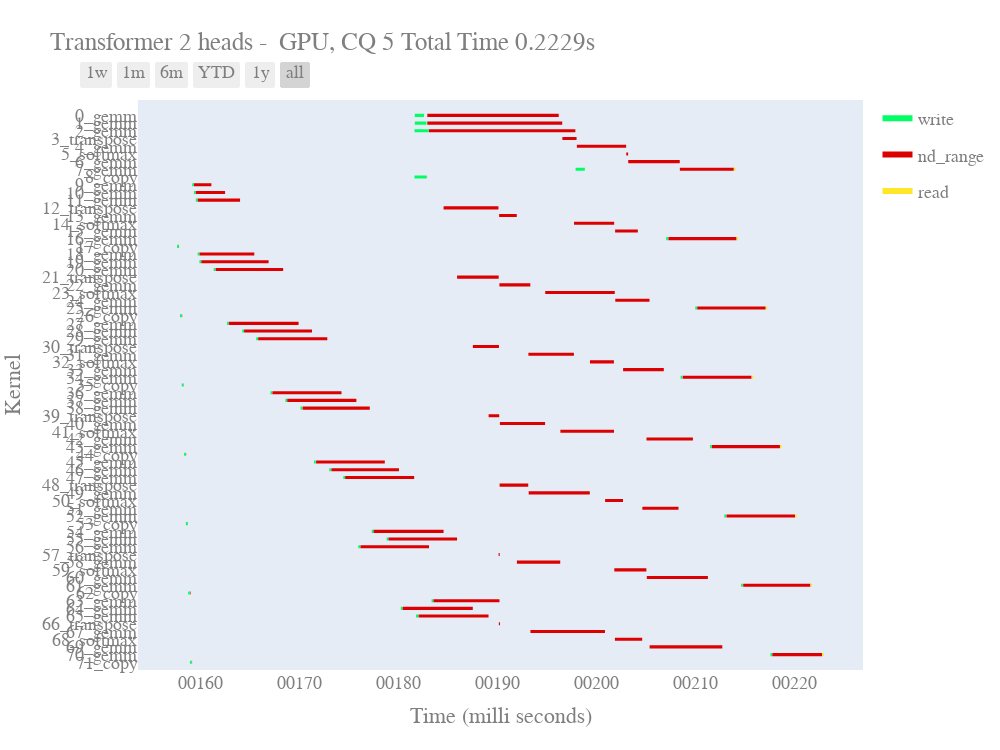

This figure's notebook cell:
### Code cell
df = []
kernels = {}




for kernel,events in relative_timestamps.items():
    dev = events["device"]
    Task = "{}-{}".format(kernel,dev)
    ##events -> write,read,nd_range
    ##event  -> device_queued,device_start,device-end
#         for interval in intervals:
#             Resource=event
#             Start = now + timedelta(seconds=interval[0])
#             Finish = now + timedelta(seconds=interval[1])
#             df.append(dict(Task=Task,Start=Start,Finish=Finish,Resource=Resource))

    
    if events["write"]["device_start"] > 0:
        #write_overhead_start = to_time_delta(events["write"]["host_queued"])
        write_event_start = write_overhead_end = to_time_delta(events["write"]["device_start"])
        write_event_end = to_time_delta(events["write"]["device_end"])
        #df.append(dict(Task=Task,Start=write_overhead_start,Finish=write_overhead_end,Resource='overhead'))
        df.append(dict(Task=Task,Start=write_event_start,Finish=write_event_end,Resource='write'))
    

    
    
    exec_event_start  = to_time_delta(events["nd_range"]["device_start"])
    exec_event_end = to_time_delta(events["nd_range"]["device_end"])
    df.append(dict(Task=Task,Start=exec_event_start,Finish=exec_event_end,Resource='nd_range'))
    
    
    if events["read"]["device_start"] > 0:
        read_event_start = to_time_delta(events["read"]["device_start"])
        read_overhead_start = read_event_end = to_time_delta(events["read"]["device_end"])
    #read_overhead_end = to_time_delta(events["read"]["host_end"])
        df.append(dict(Task=Task,Start=read_event_start,Finish=read_event_end,Resource='read'))
    #df.append(dict(Task=Task,Start=read_overhead_start,Finish=read_overhead_end,Resource='overhead'))
    

#print(df)
    
    
# df = [dict(Task="Job-1", Start='2017-01-01', Finish='2017-02-02', Resource='Complete'),
#       dict(Task="Job-1", Start='2017-02-15', Finish='2017-03-15', Resource='Incomplete'),
#       dict(Task="Job-2", Start='2017-01-17', Finish='2017-02-17', Resource='Not Started'),
#       dict(Task="Job-2", Start='2017-01-17', Finish='2017-02-17', Resource='Complete'),
#       dict(Task="Job-3", Start='2017-03-10', Finish='2017-03-20', Resource='Not Started'),
#       dict(Task="Job-3", Start='2017-04-01', Finish='2017-04-20', Resource='Not Started'),
#       dict(Task="Job-3", Start='2017-05-18', Finish='2017-06-18', Resource='Not Started'),
#       dict(Task="Job-4", Start='2017-01-14', Finish='2017-03-14', Resource='Complete')]

colors = {'nd_range': 'rgb(220, 0, 0)',
          'read': (1, 0.9, 0.16),
          'write': 'rgb(0, 255, 100)',
         'overhead': 'rgb(0, 0, 255)'}

df.sort(key = lambda x : int(re.findall('\d+',x['Task'])[0]))
modify_task_labels(df)
fig = ff.create_gantt(df, colors=colors, index_col='Resource', show_colorbar=True,
                      group_tasks=True,width=1000,height=750)

fig.layout['xaxis']['tickformat'] = '%S%L'
fig.layout['title'] = 'Transformer 2 heads -  GPU, CQ {0} Total Time {1:.4f}s'.format(num_queues,total_time)
fig.layout['xaxis_title'] = 'Time (milli seconds)'
fig.layout['yaxis_title'] = 'Kernel'
#fig.layout['xaxis_range']=[to_time_delta(0.017),to_time_delta(0.025)]
#fig.layout['xaxis_range']=[to_time_delta(0),to_time_delta(0.020)]
#fig.layout['xaxis_range'] = [0,6]
fig.layout['font'] = dict(
        family="Courier New, monospace",
        size=18,
        color="#7f7f7f")



fig.show()

### Figure 1 — Plotly figure (JSON) as saved in the notebook; plotly's stock layout.template omitted (floating-point values rounded to 4 significant figures; data arrays with more than 128 entries replaced by an {"elided": "..."} marker saying what was removed)
{"data": [{"fill": "toself", "fillcolor": "rgb(0, 255, 100)", "hoverinfo": "name", "legendgroup": "rgb(0, 255, 100)", "mode": "none", "name": "write", "type": "scatter", "x": {"elided": "199 str values"}, "y": {"elided": "199 float values"}}, {"fill": "toself", "fillcolor": "rgb(220, 0, 0)", "hoverinfo": "name", "legendgroup": "rgb(220, 0, 0)", "mode": "none", "name": "nd_range", "type": "scatter", "x": {"elided": "359 str values"}, "y": {"elided": "359 float values"}}, {"fill": "toself", "fillcolor": "rgb(255, 230, 41)", "hoverinfo": "name", "legendgroup": "rgb(255, 230, 41)", "mode": "none", "name": "read", "type": "scatter", "x": ["2020-03-17T00:00:00.213860", "2020-03-17T00:00:00.214036", "2020-03-17T00:00:00.214036", "2020-03-17T00:00:00.213860", "2020-03-17T00:00:00.213860", "2020-03-17T00:00:00.214137", "2020-03-17T00:00:00.214300", "2020-03-17T00:00:00.214300", "2020-03-17T00:00:00.214137", "2020-03-17T00:00:00.214137", "2020-03-17T00:00:00.217081", "2020-03-17T00:00:00.217244", "2020-03-17T00:00:00.217244", "2020-03-17T00:00:00.217081", "2020-03-17T00:00:00.217081", "2020-03-17T00:00:00.215668", "2020-03-17T00:00:00.215831", "2020-03-17T00:00:00.215831", "2020-03-17T00:00:00.215668", "2020-03-17T00:00:00.215668", "2020-03-17T00:00:00.218534", "2020-03-17T00:00:00.218698", "2020-03-17T00:00:00.218698", "2020-03-17T00:00:00.218534", "2020-03-17T00:00:00.218534", "2020-03-17T00:00:00.220052", "2020-03-17T00:00:00.220216", "2020-03-17T00:00:00.220216", "2020-03-17T00:00:00.220052", "2020-03-17T00:00:00.220052", "2020-03-17T00:00:00.221596", "2020-03-17T00:00:00.221759", "2020-03-17T00:00:00.221759", "2020-03-17T00:00:00.221596", "2020-03-17T00:00:00.221596", "2020-03-17T00:00:00.222770", "2020-03-17T00:00:00.222932", "2020-03-17T00:00:00.222932", "2020-03-17T00:00:00.222770"], "y": [63.8, 63.8, 64.2, 64.2, null, 54.8, 54.8, 55.2, 55.2, null, 45.8, 45.8, 46.2, 46.2, null, 36.8, 36.8, 37.2, 37.2, null, 27.8, 27.8, 28.2, 28.2, null, 18.8, 18.8, 19.2, 19.2, null, 9.8, 9.8, 10.2, 10.2, null, 0.8, 0.8, 1.2, 1.2]}, {"legendgroup": "rgb(0, 255, 100)", "marker": {"color": "rgb(0, 255, 100)", "opacity": 0, "size": 1}, "mode": "markers", "name": "", "showlegend": false, "text": [null, null, null, null, null, null, null, null, null, null, null, null, null, null, null, null, null, null, null, null, null, null, null, null, null, null, null, null, null, null, null, null, null, null, null, null, null, null, null, null, null, null, null, null, null, null, null, null, null, null, null, null, null, null, null, null, null, null, null, null, null, null, null, null, null, null, null, null, null, null, null, null, null, null, null, null, null, null, null, null], "type": "scatter", "x": ["2020-03-17T00:00:00.181646", "2020-03-17T00:00:00.182574", "2020-03-17T00:00:00.181648", "2020-03-17T00:00:00.182828", "2020-03-17T00:00:00.181612", "2020-03-17T00:00:00.183057", "2020-03-17T00:00:00.197880", "2020-03-17T00:00:00.198815", "2020-03-17T00:00:00.181612", "2020-03-17T00:00:00.182843", "2020-03-17T00:00:00.159167", "2020-03-17T00:00:00.159343", "2020-03-17T00:00:00.159347", "2020-03-17T00:00:00.159522", "2020-03-17T00:00:00.159535", "2020-03-17T00:00:00.159710", "2020-03-17T00:00:00.207027", "2020-03-17T00:00:00.207204", "2020-03-17T00:00:00.157646", "2020-03-17T00:00:00.157820", "2020-03-17T00:00:00.159722", "2020-03-17T00:00:00.159897", "2020-03-17T00:00:00.159901", "2020-03-17T00:00:00.160076", "2020-03-17T00:00:00.161343", "2020-03-17T00:00:00.161518", "2020-03-17T00:00:00.209965", "2020-03-17T00:00:00.210142", "2020-03-17T00:00:00.157937", "2020-03-17T00:00:00.158112", "2020-03-17T00:00:00.162686", "2020-03-17T00:00:00.162861", "2020-03-17T00:00:00.164231", "2020-03-17T00:00:00.164407", "2020-03-17T00:00:00.165634", "2020-03-17T00:00:00.165810", "2020-03-17T00:00:00.208490", "2020-03-17T00:00:00.208667", "2020-03-17T00:00:00.158116", "2020-03-17T00:00:00.158292", "2020-03-17T00:00:00.167078", "2020-03-17T00:00:00.167253", "2020-03-17T00:00:00.168577", "2020-03-17T00:00:00.168756", "2020-03-17T00:00:00.170113", "2020-03-17T00:00:00.170291", "2020-03-17T00:00:00.211452", "2020-03-17T00:00:00.211628", "2020-03-17T00:00:00.158355", "2020-03-17T00:00:00.158531", "2020-03-17T00:00:00.171471", "2020-03-17T00:00:00.171648", "2020-03-17T00:00:00.173011", "2020-03-17T00:00:00.173189", "2020-03-17T00:00:00.174427", "2020-03-17T00:00:00.174604", "2020-03-17T00:00:00.212894", "2020-03-17T00:00:00.213082", "2020-03-17T00:00:00.158535", "2020-03-17T00:00:00.158711", "2020-03-17T00:00:00.177299", "2020-03-17T00:00:00.177477", "2020-03-17T00:00:00.178808", "2020-03-17T00:00:00.178986", "2020-03-17T00:00:00.175942", "2020-03-17T00:00:00.176120", "2020-03-17T00:00:00.214596", "2020-03-17T00:00:00.214771", "2020-03-17T00:00:00.158762", "2020-03-17T00:00:00.158938", "2020-03-17T00:00:00.183341", "2020-03-17T00:00:00.183518", "2020-03-17T00:00:00.180234", "2020-03-17T00:00:00.180412", "2020-03-17T00:00:00.181771", "2020-03-17T00:00:00.181985", "2020-03-17T00:00:00.217558", "2020-03-17T00:00:00.217734", "2020-03-17T00:00:00.158942", "2020-03-17T00:00:00.159118"], "y": [71, 71, 70, 70, 69, 69, 64, 64, 63, 63, 62, 62, 61, 61, 60, 60, 55, 55, 54, 54, 53, 53, 52, 52, 51, 51, 46, 46, 45, 45, 44, 44, 43, 43, 42, 42, 37, 37, 36, 36, 35, 35, 34, 34, 33, 33, 28, 28, 27, 27, 26, 26, 25, 25, 24, 24, 19, 19, 18, 18, 17, 17, 16, 16, 15, 15, 10, 10, 9, 9, 8, 8, 7, 7, 6, 6, 1, 1, 0, 0]}, {"legendgroup": "rgb(220, 0, 0)", "marker": {"color": "rgb(220, 0, 0)", "opacity": 0, "size": 1}, "mode": "markers", "name": "", "showlegend": false, "text": {"elided": "144 null values"}, "type": "scatter", "x": {"elided": "144 str values"}, "y": {"elided": "144 int values"}}, {"legendgroup": "rgb(255, 230, 41)", "marker": {"color": "rgb(255, 230, 41)", "opacity": 0, "size": 1}, "mode": "markers", "name": "", "showlegend": false, "text": [null, null, null, null, null, null, null, null, null, null, null, null, null, null, null, null], "type": "scatter", "x": ["2020-03-17T00:00:00.213860", "2020-03-17T00:00:00.214036", "2020-03-17T00:00:00.214137", "2020-03-17T00:00:00.214300", "2020-03-17T00:00:00.217081", "2020-03-17T00:00:00.217244", "2020-03-17T00:00:00.215668", "2020-03-17T00:00:00.215831", "2020-03-17T00:00:00.218534", "2020-03-17T00:00:00.218698", "2020-03-17T00:00:00.220052", "2020-03-17T00:00:00.220216", "2020-03-17T00:00:00.221596", "2020-03-17T00:00:00.221759", "2020-03-17T00:00:00.222770", "2020-03-17T00:00:00.222932"], "y": [64, 64, 55, 55, 46, 46, 37, 37, 28, 28, 19, 19, 10, 10, 1, 1]}], "layout": {"font": {"color": "#7f7f7f", "family": "Courier New, monospace", "size": 18}, "height": 750, "hovermode": "closest", "showlegend": true, "title": {"text": "Transformer 2 heads -  GPU, CQ 5 Total Time 0.2229s"}, "width": 1000, "xaxis": {"rangeselector": {"buttons": [{"count": 7, "label": "1w", "step": "day", "stepmode": "backward"}, {"count": 1, "label": "1m", "step": "month", "stepmode": "backward"}, {"count": 6, "label": "6m", "step": "month", "stepmode": "backward"}, {"count": 1, "label": "YTD", "step": "year", "stepmode": "todate"}, {"count": 1, "label": "1y", "step": "year", "stepmode": "backward"}, {"step": "all"}]}, "showgrid": false, "tickformat": "%S%L", "title": {"text": "Time (milli seconds)"}, "type": "date", "zeroline": false}, "yaxis": {"autorange": false, "range": [-1, 73], "showgrid": false, "ticktext": ["71_copy", "70_gemm", "69_gemm", "68_softmax", "67_gemm", "66_transpose", "65_gemm", "64_gemm", "63_gemm", "62_copy", "61_gemm", "60_gemm", "59_softmax", "58_gemm", "57_transpose", "56_gemm", "55_gemm", "54_gemm", "53_copy", "52_gemm", "51_gemm", "50_softmax", "49_gemm", "48_transpose", "47_gemm", "46_gemm", "45_gemm", "44_copy", "43_gemm", "42_gemm", "41_softmax", "40_gemm", "39_transpose", "38_gemm", "37_gemm", "36_gemm", "35_copy", "34_gemm", "33_gemm", "32_softmax", "31_gemm", "30_transpose", "29_gemm", "28_gemm", "27_gemm", "26_copy", "25_gemm", "24_gemm", "23_softmax", "22_gemm", "21_transpose", "20_gemm", "19_gemm", "18_gemm", "17_copy", "16_gemm", "15_gemm", "14_softmax", "13_gemm", "12_transpose", "11_gemm", "10_gemm", "9_gemm", "8_copy", "7_gemm", "6_gemm", "5_softmax", "4_gemm", "3_transpose", "2_gemm", "1_gemm", "0_gemm"], "tickvals": [0, 1, 2, 3, 4, 5, 6, 7, 8, 9, 10, 11, 12, 13, 14, 15, 16, 17, 18, 19, 20, 21, 22, 23, 24, 25, 26, 27, 28, 29, 30, 31, 32, 33, 34, 35, 36, 37, 38, 39, 40, 41, 42, 43, 44, 45, 46, 47, 48, 49, 50, 51, 52, 53, 54, 55, 56, 57, 58, 59, 60, 61, 62, 63, 64, 65, 66, 67, 68, 69, 70, 71], "title": {"text": "Kernel"}, "zeroline": false}}}
